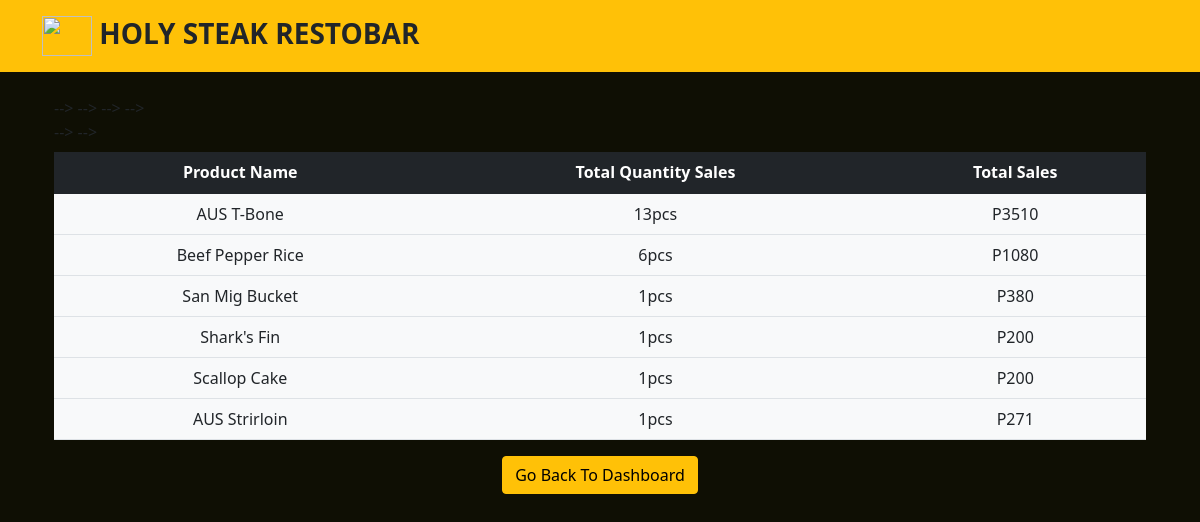
Page /admin/bestSeller.php (signed in) on the committed database.
### tables this page shows
CREATE TABLE `food_orders` (
  `id` int(30) NOT NULL,
  `item_id` int(30) NOT NULL,
  `name` varchar(30) NOT NULL,
  `price` int(30) NOT NULL,
  `quantity` int(30) NOT NULL,
  `order_date` date NOT NULL,
  `order_id` varchar(50) NOT NULL,
  `status` varchar(20) NOT NULL DEFAULT 'Pending',
  `user_id` varchar(20) NOT NULL
);

### admin/class/Sales.php (called while the page is built, shortened)
<?php
class Sales {
	private $conn;
	public function __construct($db){
        $this->conn = $db;
    }
	public function bestProduct(){
		$stmt = $this->conn->prepare("SELECT *, SUM(quantity) as totalq, SUM(price * quantity) as totalP
		FROM food_orders
		Where status='Delivered' GROUP BY item_id order by Sum(quantity) DESC");
		$stmt->execute();
		$result = $stmt->get_result();
		return $result;
	}
}
?>

### admin/bestSeller.php (the view, shortened to what this page needs)
<?php
include_once '../config/Database.php';
include_once 'class/Sales.php';
$database = new Database();
$db = $database->getConnection();
$sales = new Sales($db);
include('inc/header.php');
?>
<link rel="stylesheet" type = "text/css" href ="../css/admin-bestSeller.css">
<?php include('inc/container.php');?>
<br>
<div class="container">
<table class="table bg-light text-center mt-2">
<thead class=table-dark>
		<tr>
			<th>Product Name</th>
			<th>Total Quantity Sales</th>
			<th>Total Sales</th>
		</tr>
	</thead>
<tbody>
		<?php $result = $sales->bestProduct();
			$count=0;
			while ($item = $result->fetch_assoc()) {
			if ($count == 0) {
				echo "<div class='row'>";
			}
			?>
		<tr>
			<td><?php echo $item["name"]; ?></td> -->
			<td><?php echo $item["totalq"]."pcs"; ?></td>
			<td><?php echo "P".$item["totalP"]; ?></td>
		</tr>
		<?php
			$count++;
			if($count==4)
			{
			  echo "</div>";
			  $count=0;
			}
			}if ($count == 0) {
				echo "<td colspan='3'>No Results</td>";
			}
			?>
	</tbody>
</table>
</div>
<center><a href="index.php" type="button" class="btn btn-warning ">Go Back To Dashboard</a>
<?php include('inc/footer.php');?>

### admin/inc/header.php (style rules this page uses)
body { background-color:#0f0f04; }

### admin/inc/container.php (style rules this page uses)
body { background-color:#0f0f04; }

### rows in the picture
food_orders: name "AUS T-Bone", totalq "13", totalP "3510"
food_orders: name "Beef Pepper Rice", totalq "6", totalP "1080"
food_orders: name "San Mig Bucket", totalq "1", totalP "380"
food_orders: name "Shark's Fin", totalq "1", totalP "200"
food_orders: name "Scallop Cake", totalq "1", totalP "200"
food_orders: name "AUS Strirloin", totalq "1", totalP "271"
